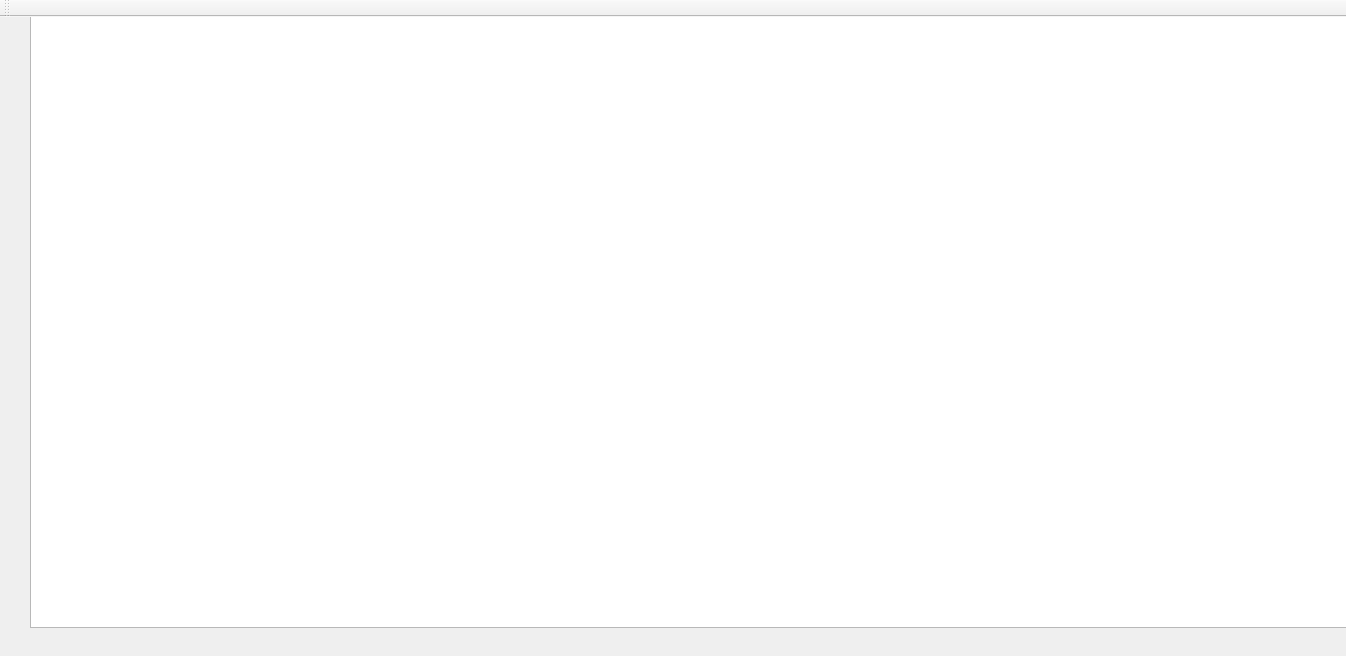
<?xml version="1.0" encoding="UTF-8"?>
<ui version="4.0">
 <class>MainWindow</class>
 <widget class="QMainWindow" name="MainWindow">
  <property name="geometry">
   <rect>
    <x>0</x>
    <y>0</y>
    <width>1346</width>
    <height>656</height>
   </rect>
  </property>
  <property name="windowTitle">
   <string>MainWindow</string>
  </property>
  <widget class="QWidget" name="centralWidget">
   <widget class="QGraphicsView" name="graphicsView">
    <property name="geometry">
     <rect>
      <x>30</x>
      <y>-10</y>
      <width>1381</width>
      <height>621</height>
     </rect>
    </property>
   </widget>
  </widget>
  <widget class="QMenuBar" name="menuBar">
   <property name="geometry">
    <rect>
     <x>0</x>
     <y>0</y>
     <width>1346</width>
     <height>23</height>
    </rect>
   </property>
  </widget>
  <widget class="QToolBar" name="mainToolBar">
   <attribute name="toolBarArea">
    <enum>TopToolBarArea</enum>
   </attribute>
   <attribute name="toolBarBreak">
    <bool>false</bool>
   </attribute>
  </widget>
 </widget>
 <layoutdefault spacing="6" margin="11"/>
 <resources/>
 <connections/>
</ui>
